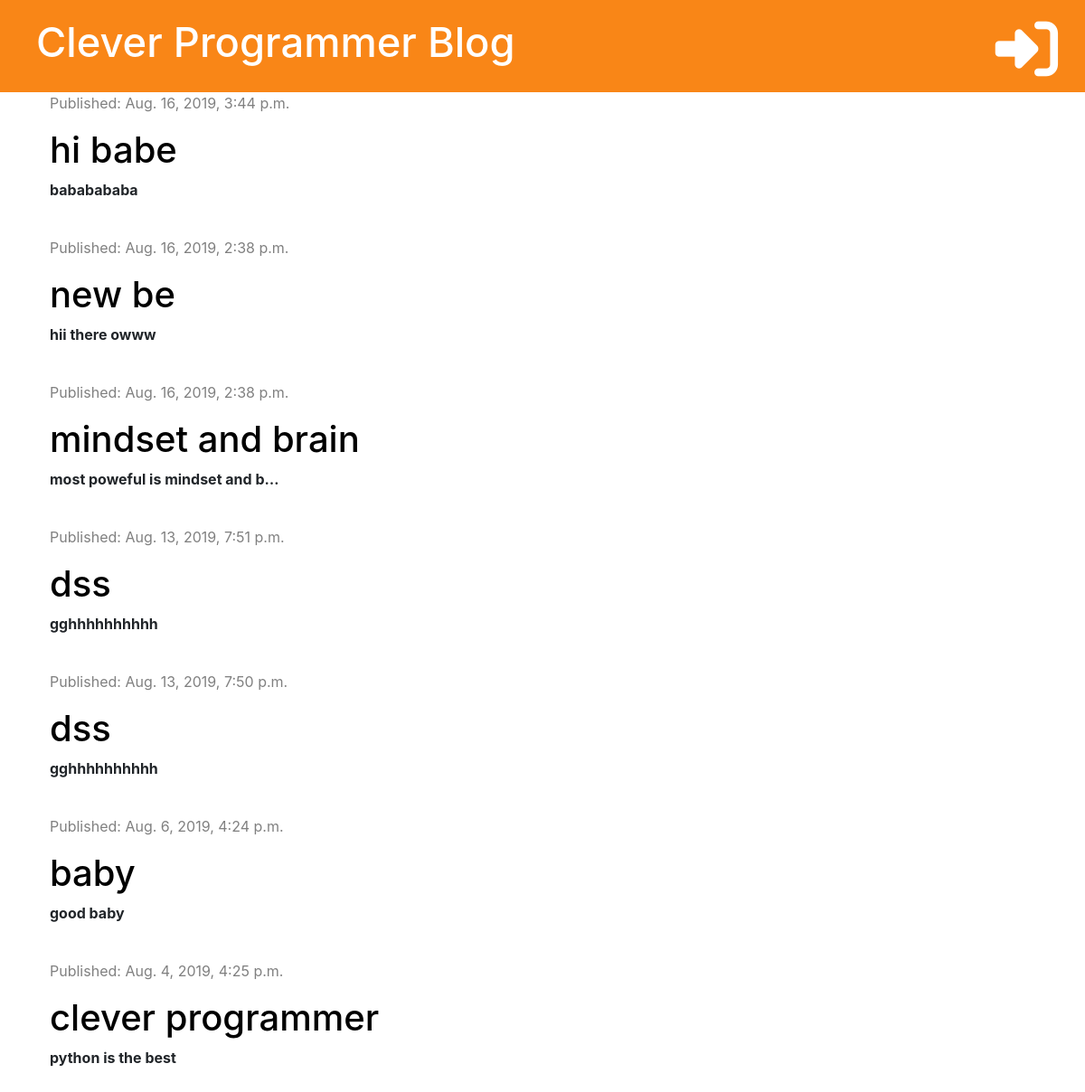
The app's page /, older data.
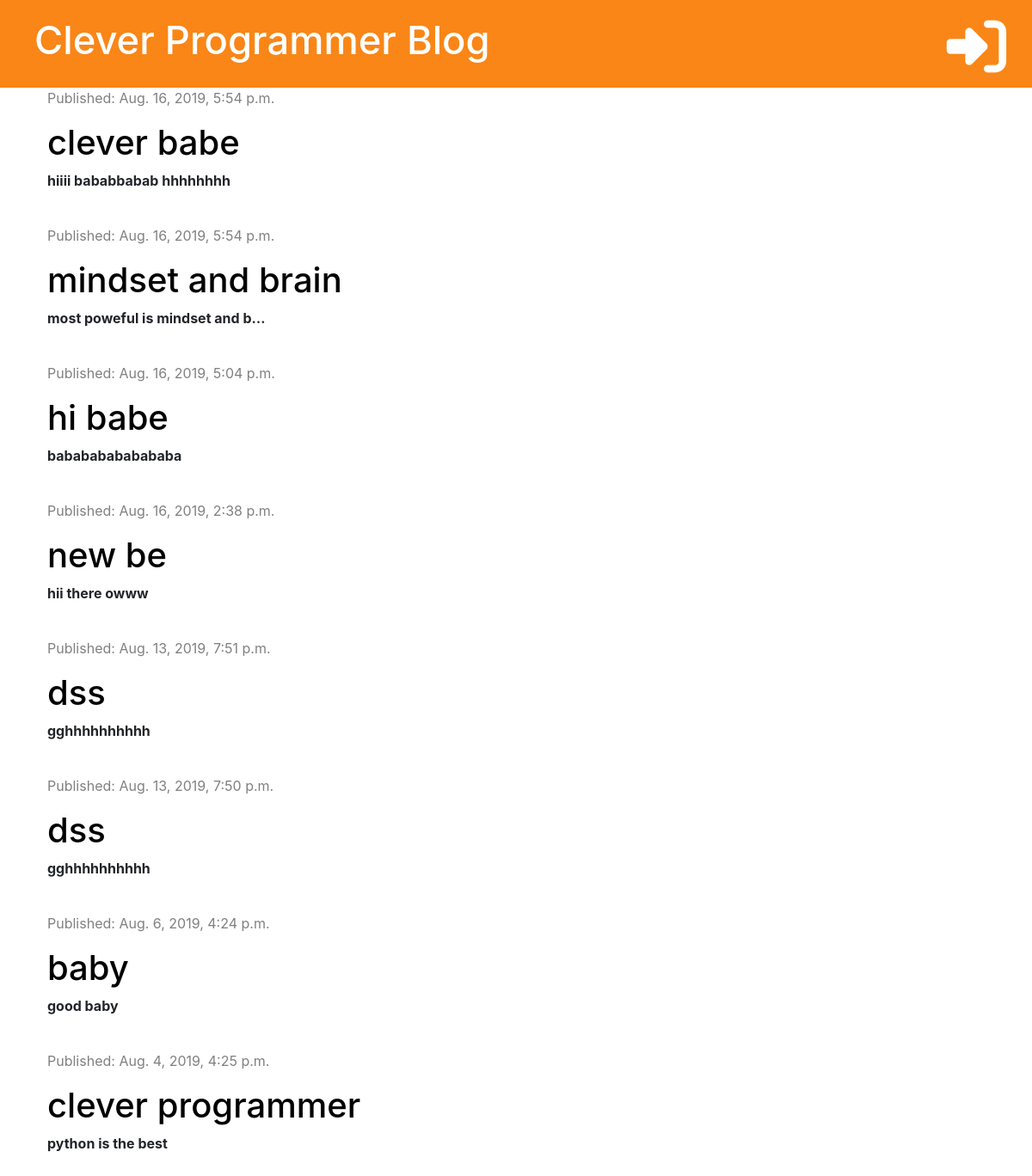
The same page, newer data.
### bloge/models.py (models this page shows, shortened)
class Post(models.Model):
    author = models.ForeignKey("auth.User", on_delete=models.CASCADE)
    title = models.CharField(max_length=200)
    text = models.TextField()
    created_date = models.DateTimeField(default=timezone.now)
    published_date = models.DateTimeField(blank=True, null=True)

### bloge/views.py (the view)
# urls.py: path('', views.post_list, name='post_list'),
def post_list(request):
    posts = Post.objects.filter(published_date__lte=timezone.now()).order_by('-published_date')
    stuff_for_frontend = {'posts': posts}
    return render(request, 'bloge/post_list.html', stuff_for_frontend)

### bloge/templates/bloge/post_list.html (shortened to what this page needs)
{% extends 'bloge/base.html' %}
{% block content %}
        {% for post in posts %}
            <div class="post">
              <div class="date">
                <p>Published: {{ post.published_date }}</p>
              </div>
              <h1><a href="{% url 'post_detail' pk=post.pk %}">{{ post.title }}</a></h1>
              <p><b>{{ post.text|truncatechars:30 }}</b></p><br>
            </div>
        {% endfor %}
{% endblock %}

### bloge/templates/bloge/base.html (shortened to what this page needs)
{% load staticfiles %}
<!DOCTYPE html>
<html lang="en" dir="ltr">
  <head>
    <link rel="stylesheet" href="https://stackpath.bootstrapcdn.com/bootstrap/4.3.1/css/bootstrap.min.css">
    <link rel="stylesheet" href="{% static 'css/bloge.css' %}">
  <body>
  <div class="page_header">
    {% if user.is_authenticated %}
      <a href="{% url 'post_draft' %}" class="top-menu"><i class="fas fa-drafting-compass fa-2x"></i></a>
      <a href="{% url 'post_new' %}" class="top-menu"><i class="fas fa-plus fa-2x"></i></a>
    {% else %}
      <a href="{% url 'login' %}" class="top-menu"><i class="fas fa-sign-in-alt fa-2x"></i></a>
    {% endif %}
    <h1><a href="{% url 'post_list' %}">Clever Programmer Blog</a></h1>
  </div>
  <div class="content container">
    <div class="row">
      <div class="col-md-8">
          {% block content %}
          {% endblock %}
      </div>
    </div>
  </div>
  </body>
</html>

### bloge/static/css/bloge.css (style rules this page uses)
.page_header { background-color: #f98310f7; margin-top: 0; padding: 20px 20px 20px 40px; }
.page_header h1, .page_header h1 a { color: white; font-size: 34pt; text-decoration: none; }
.content { margin-left: 40px; }
.date { color: Grey; }
.post h1 a { color: black; }
.top-menu, .top-menu:hover { color: white; float: right; font-size: 26pt; margin-right: 10px; }

Row changes from the older to the newer data that the page shows:
added Post: published_date "Aug. 16, 2019, 5:54 p.m.", title "clever babe", text "hiiii bababbabab hhhhhhhh"
changed Post "mindset and brain": published_date "Aug. 16, 2019, 2:38 p.m." → "Aug. 16, 2019, 5:54 p.m."; moves up the list
changed Post "hi babe": published_date "Aug. 16, 2019, 3:44 p.m." → "Aug. 16, 2019, 5:04 p.m."; text "bababababa" → "babababababababa"
